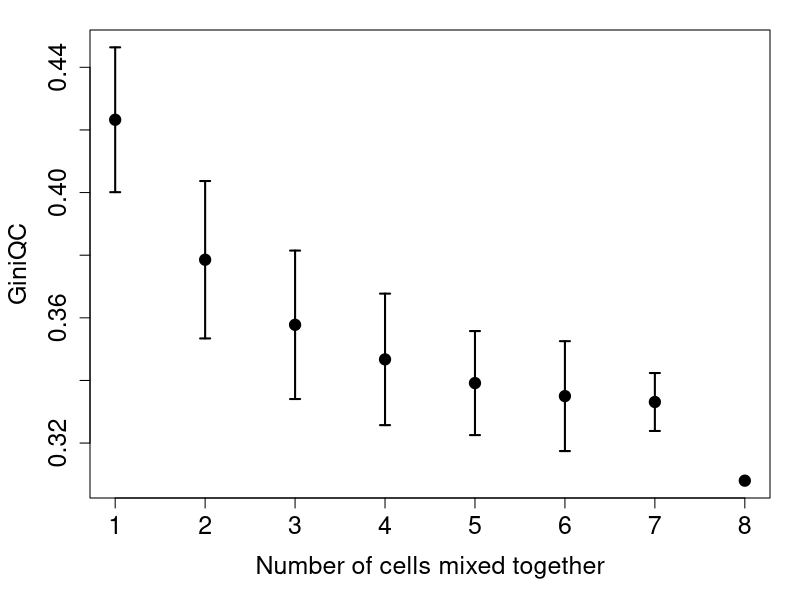

This chart was generated by the following R code:
# old
choose1 = c(0.584,0.560,0.622,0.589,0.644,0.547,0.586)
choose2 = c(0.513,0.528,0.553,0.547,0.513,0.565,0.546,0.591,0.514,0.605,0.480,0.525,0.499,0.580,0.590,0.567,0.569,0.550,0.532,0.503,0.533,0.545,0.539,0.598,0.542,0.506,0.531,0.542)
choose3 = c(0.529,0.588,0.524,0.547,0.611,0.470,0.507,0.524,0.501,0.493,0.539,0.515,0.580,0.486,0.450,0.600,0.550,0.578,0.518,0.544,0.491,0.503,0.568,0.488,0.543,0.508,0.424,0.457,0.489,0.491,0.490,0.466,0.448,0.482,0.469,0.446,0.608,0.568,0.570,0.449,0.514,0.544,0.496,0.498,0.452,0.548,0.529,0.585,0.509,0.440,0.472,0.391,0.593,0.487,0.544,0.495)
choose4 = c(0.411,0.513,0.489,0.551,0.470,0.440,0.428,0.462,0.448,0.448,0.566,0.525,0.442,0.510,0.461,0.554,0.450,0.466,0.501,0.571,0.440,0.551,0.471,0.493,0.479,0.468,0.615,0.466,0.463,0.418,0.513,0.475,0.534,0.453,0.491,0.524,0.569,0.420,0.492,0.534,0.514,0.479,0.490,0.496,0.546,0.523,0.513,0.452,0.443,0.507,0.472,0.461,0.411,0.520,0.469,0.459,0.513,0.485,0.502,0.434,0.493,0.551,0.556,0.515,0.535,0.480,0.543,0.538,0.427,0.439)
choose5 = c(0.495,0.445,0.496,0.518,0.469,0.521,0.540,0.608,0.485,0.460,0.435,0.432,0.451,0.503,0.492,0.441,0.425,0.446,0.549,0.420,0.424,0.455,0.423,0.486,0.527,0.454,0.487,0.531,0.515,0.456,0.413,0.456,0.458,0.468,0.571,0.472,0.454,0.458,0.450,0.404,0.475,0.530,0.407,0.476,0.495,0.461,0.541,0.465,0.518,0.410,0.496,0.391,0.499,0.548,0.578,0.492)
choose6 = c(0.362,0.414,0.575,0.556,0.465,0.477,0.383,0.515,0.466,0.463,0.403,0.576,0.508,0.533,0.518,0.449,0.502,0.518,0.440,0.425,0.447,0.378,0.467,0.483,0.416,0.433,0.501,0.529)
choose7 = c(0.419,0.447,0.436,0.498,0.476,0.447,0.476,0.400)
choose8 = c(0.366)

# new
choose1 = c(0.438,0.436,0.436,0.397,0.461,0.414,0.395,0.409)
choose2 = c(0.382,0.378,0.378,0.402,0.386,0.355,0.415,0.386,0.380,0.384,0.410,0.339,0.408,0.376,0.390,0.381,0.329,0.379,0.348,0.399,0.372,0.434,0.374,0.336,0.393,0.367,0.369,0.333,0.395)
choose3 = c(0.373,0.370,0.370,0.365,0.331,0.403,0.377,0.354,0.371,0.305,0.386,0.389,0.369,0.389,0.401,0.355,0.367,0.392,0.379,0.343,0.351,0.371,0.350,0.361,0.315,0.372,0.380,0.349,0.325,0.379,0.357,0.324,0.406,0.344,0.349,0.339,0.355,0.371,0.334,0.380,0.341,0.328,0.355,0.359,0.328,0.319,0.347,0.356,0.393,0.375,0.335,0.333,0.356,0.338,0.340,0.366,0.323)
choose4 = c(0.343,0.365,0.365,0.329,0.383,0.346,0.371,0.335,0.367,0.353,0.336,0.378,0.340,0.333,0.347,0.370,0.371,0.325,0.358,0.348,0.355,0.357,0.364,0.322,0.312,0.360,0.330,0.395,0.364,0.357,0.324,0.401,0.327,0.329,0.365,0.357,0.358,0.354,0.346,0.351,0.325,0.353,0.360,0.350,0.322,0.373,0.338,0.370,0.334,0.318,0.334,0.353,0.326,0.339,0.345,0.366,0.313,0.355,0.337,0.318,0.299,0.358,0.326,0.329,0.357,0.326,0.337,0.326,0.391,0.318,0.331)
choose5 = c(0.355,0.296,0.366,0.356,0.333,0.374,0.346,0.333,0.336,0.336,0.339,0.360,0.338,0.336,0.343,0.355,0.332,0.327,0.357,0.333,0.330,0.341,0.336,0.336,0.363,0.383,0.333,0.360,0.353,0.329,0.331,0.308,0.344,0.330,0.353,0.323,0.361,0.334,0.314,0.310,0.358,0.345,0.326,0.338,0.333,0.325,0.333,0.358,0.330,0.333,0.342,0.314,0.351,0.326,0.327,0.331)
choose6 = c(0.296,0.332,0.357,0.360,0.335,0.356,0.332,0.337,0.361,0.322,0.320,0.341,0.353,0.340,0.322,0.338,0.334,0.371,0.330,0.326,0.336,0.323,0.321,0.323,0.321,0.300,0.344,0.349)
choose7 = c(0.339,0.338,0.342,0.334,0.315,0.325,0.331,0.341)
choose8 = c(0.308)

y = c(choose1,choose2,choose3,choose4,choose5,choose6,choose7,choose8)
x = c(rep(1,length(choose1)), rep(2,length(choose2)), rep(3,length(choose3)), rep(4,length(choose4)),
      rep(5,length(choose5)), rep(6,length(choose6)), rep(7,length(choose7)), rep(8, length(choose8)))

avg_y = c(mean(choose1), mean(choose2), mean(choose3), mean(choose4), mean(choose5),
          mean(choose6), mean(choose7), mean(choose8))
sd_y = c(sd(choose1), sd(choose2), sd(choose3), sd(choose4), sd(choose5), sd(choose6), sd(choose7), sd(choose8))

par(mar=c(5.1, 4.5, 1.5, 1.5))
plot(1:8, avg_y, ylim = range(c(avg_y, avg_y-sd_y, avg_y+sd_y), na.rm=TRUE), pch=19,
     xlab="Number of cells mixed together", ylab="GiniQC",
     cex=1.5,cex.lab=1.5, cex.main=1.5, cex.axis=1.5)
arrows(1:8, avg_y-sd_y, 1:8, avg_y+sd_y, length=0.05, angle=90, code=3, lwd=2)

cor.test(x,y)